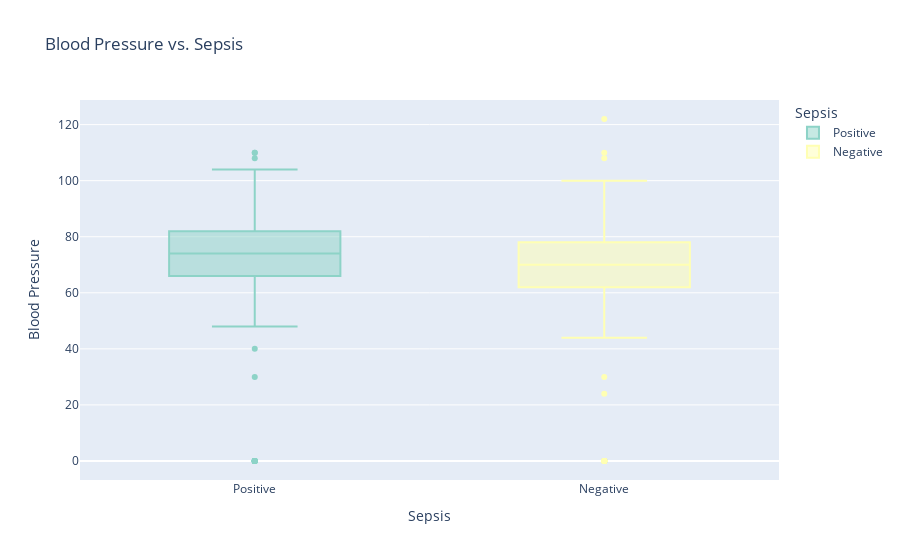

This figure's notebook cell:
### Markdown cell above
* Is there a relationship between blood pressure and the development of sepsis

### Code cell
# Set color palette for the box plot
colors = px.colors.qualitative.Set3

fig = px.box(
    trainC,
    x='Sepsis',
    y='Blood_Pressure',
    color='Sepsis',
    color_discrete_sequence=colors,
    title='Blood Pressure vs. Sepsis'
)

fig.update_layout(
    xaxis_title='Sepsis',
    yaxis_title='Blood Pressure'
)

# Calculate correlation coefficient
correlation = trainC[['Blood_Pressure', 'Sepsis']].replace({'Positive': 1, 'Negative': 0}).corr().iloc[0, 1]

print(f"Correlation coefficient: {correlation}")
fig.show()

### Figure 1 — Plotly figure (JSON) as saved in the notebook; plotly's stock layout.template omitted (floating-point values rounded to 4 significant figures; data arrays with more than 128 entries replaced by an {"elided": "..."} marker saying what was removed)
{"data": [{"alignmentgroup": "True", "hovertemplate": "Sepsis=%{x}<br>Blood_Pressure=%{y}<extra></extra>", "legendgroup": "Positive", "marker": {"color": "rgb(141,211,199)"}, "name": "Positive", "notched": false, "offsetgroup": "Positive", "orientation": "v", "showlegend": true, "type": "box", "x": {"elided": "208 str values"}, "x0": " ", "xaxis": "x", "y": {"elided": "208 int values"}, "y0": " ", "yaxis": "y"}, {"alignmentgroup": "True", "hovertemplate": "Sepsis=%{x}<br>Blood_Pressure=%{y}<extra></extra>", "legendgroup": "Negative", "marker": {"color": "rgb(255,255,179)"}, "name": "Negative", "notched": false, "offsetgroup": "Negative", "orientation": "v", "showlegend": true, "type": "box", "x": {"elided": "391 str values"}, "x0": " ", "xaxis": "x", "y": {"elided": "391 int values"}, "y0": " ", "yaxis": "y"}], "layout": {"boxmode": "overlay", "legend": {"title": {"text": "Sepsis"}, "tracegroupgap": 0}, "title": {"text": "Blood Pressure vs. Sepsis"}, "xaxis": {"anchor": "y", "categoryarray": ["Positive", "Negative"], "categoryorder": "array", "domain": [0, 1], "title": {"text": "Sepsis"}}, "yaxis": {"anchor": "x", "domain": [0, 1], "title": {"text": "Blood Pressure"}}}}
